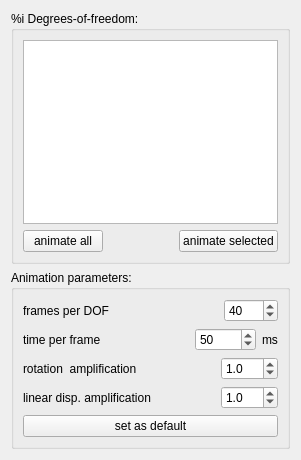
<?xml version="1.0" encoding="UTF-8"?>
<ui version="4.0">
 <class>Form</class>
 <widget class="QWidget" name="Form">
  <property name="geometry">
   <rect>
    <x>0</x>
    <y>0</y>
    <width>301</width>
    <height>460</height>
   </rect>
  </property>
  <property name="windowTitle">
   <string>DOF animation</string>
  </property>
  <layout class="QVBoxLayout" name="verticalLayout_3">
   <item>
    <widget class="QGroupBox" name="groupBox_DOF">
     <property name="sizePolicy">
      <sizepolicy hsizetype="Preferred" vsizetype="Preferred">
       <horstretch>0</horstretch>
       <verstretch>0</verstretch>
      </sizepolicy>
     </property>
     <property name="title">
      <string>%i Degrees-of-freedom:</string>
     </property>
     <layout class="QVBoxLayout" name="verticalLayout">
      <item>
       <widget class="QListWidget" name="listWidget_DOF">
        <property name="selectionMode">
         <enum>QAbstractItemView::MultiSelection</enum>
        </property>
       </widget>
      </item>
      <item>
       <layout class="QHBoxLayout" name="horizontalLayout">
        <item>
         <widget class="QPushButton" name="pushButton_animateAll">
          <property name="text">
           <string>animate all</string>
          </property>
         </widget>
        </item>
        <item>
         <spacer name="horizontalSpacer">
          <property name="orientation">
           <enum>Qt::Horizontal</enum>
          </property>
          <property name="sizeHint" stdset="0">
           <size>
            <width>40</width>
            <height>20</height>
           </size>
          </property>
         </spacer>
        </item>
        <item>
         <widget class="QPushButton" name="pushButton_animateSelected">
          <property name="text">
           <string>animate selected</string>
          </property>
         </widget>
        </item>
       </layout>
      </item>
     </layout>
    </widget>
   </item>
   <item>
    <widget class="QGroupBox" name="groupBox_2">
     <property name="sizePolicy">
      <sizepolicy hsizetype="Preferred" vsizetype="Preferred">
       <horstretch>0</horstretch>
       <verstretch>0</verstretch>
      </sizepolicy>
     </property>
     <property name="title">
      <string>Animation parameters:</string>
     </property>
     <layout class="QVBoxLayout" name="verticalLayout_2">
      <item>
       <layout class="QHBoxLayout" name="horizontalLayout_6">
        <item>
         <widget class="QLabel" name="label_6">
          <property name="text">
           <string>frames per DOF</string>
          </property>
         </widget>
        </item>
        <item>
         <spacer name="horizontalSpacer_4">
          <property name="orientation">
           <enum>Qt::Horizontal</enum>
          </property>
          <property name="sizeHint" stdset="0">
           <size>
            <width>40</width>
            <height>20</height>
           </size>
          </property>
         </spacer>
        </item>
        <item>
         <widget class="QSpinBox" name="spinBox_frames_per_DOF">
          <property name="minimum">
           <number>5</number>
          </property>
          <property name="maximum">
           <number>1000</number>
          </property>
          <property name="singleStep">
           <number>20</number>
          </property>
          <property name="value">
           <number>40</number>
          </property>
         </widget>
        </item>
       </layout>
      </item>
      <item>
       <layout class="QHBoxLayout" name="horizontalLayout_7">
        <item>
         <widget class="QLabel" name="label_7">
          <property name="text">
           <string>time per frame </string>
          </property>
         </widget>
        </item>
        <item>
         <spacer name="horizontalSpacer_5">
          <property name="orientation">
           <enum>Qt::Horizontal</enum>
          </property>
          <property name="sizeHint" stdset="0">
           <size>
            <width>40</width>
            <height>20</height>
           </size>
          </property>
         </spacer>
        </item>
        <item>
         <widget class="QSpinBox" name="spinBox_ms_per_frame">
          <property name="minimum">
           <number>1</number>
          </property>
          <property name="maximum">
           <number>10000</number>
          </property>
          <property name="value">
           <number>50</number>
          </property>
         </widget>
        </item>
        <item>
         <widget class="QLabel" name="label">
          <property name="text">
           <string>ms</string>
          </property>
         </widget>
        </item>
       </layout>
      </item>
      <item>
       <layout class="QHBoxLayout" name="horizontalLayout_2">
        <item>
         <widget class="QLabel" name="label_2">
          <property name="text">
           <string>rotation  amplification</string>
          </property>
         </widget>
        </item>
        <item>
         <spacer name="horizontalSpacer_2">
          <property name="orientation">
           <enum>Qt::Horizontal</enum>
          </property>
          <property name="sizeHint" stdset="0">
           <size>
            <width>40</width>
            <height>20</height>
           </size>
          </property>
         </spacer>
        </item>
        <item>
         <widget class="QDoubleSpinBox" name="doubleSpinBox_rotMag">
          <property name="decimals">
           <number>1</number>
          </property>
          <property name="minimum">
           <double>0.100000000000000</double>
          </property>
          <property name="value">
           <double>1.000000000000000</double>
          </property>
         </widget>
        </item>
       </layout>
      </item>
      <item>
       <layout class="QHBoxLayout" name="horizontalLayout_3">
        <item>
         <widget class="QLabel" name="label_3">
          <property name="text">
           <string>linear disp. amplification</string>
          </property>
         </widget>
        </item>
        <item>
         <spacer name="horizontalSpacer_3">
          <property name="orientation">
           <enum>Qt::Horizontal</enum>
          </property>
          <property name="sizeHint" stdset="0">
           <size>
            <width>40</width>
            <height>20</height>
           </size>
          </property>
         </spacer>
        </item>
        <item>
         <widget class="QDoubleSpinBox" name="doubleSpinBox_linMag">
          <property name="decimals">
           <number>1</number>
          </property>
          <property name="minimum">
           <double>0.100000000000000</double>
          </property>
          <property name="value">
           <double>1.000000000000000</double>
          </property>
         </widget>
        </item>
       </layout>
      </item>
      <item>
       <widget class="QPushButton" name="pushButton_set_as_default">
        <property name="text">
         <string>set as default</string>
        </property>
       </widget>
      </item>
     </layout>
    </widget>
   </item>
  </layout>
 </widget>
 <resources/>
 <connections/>
</ui>
